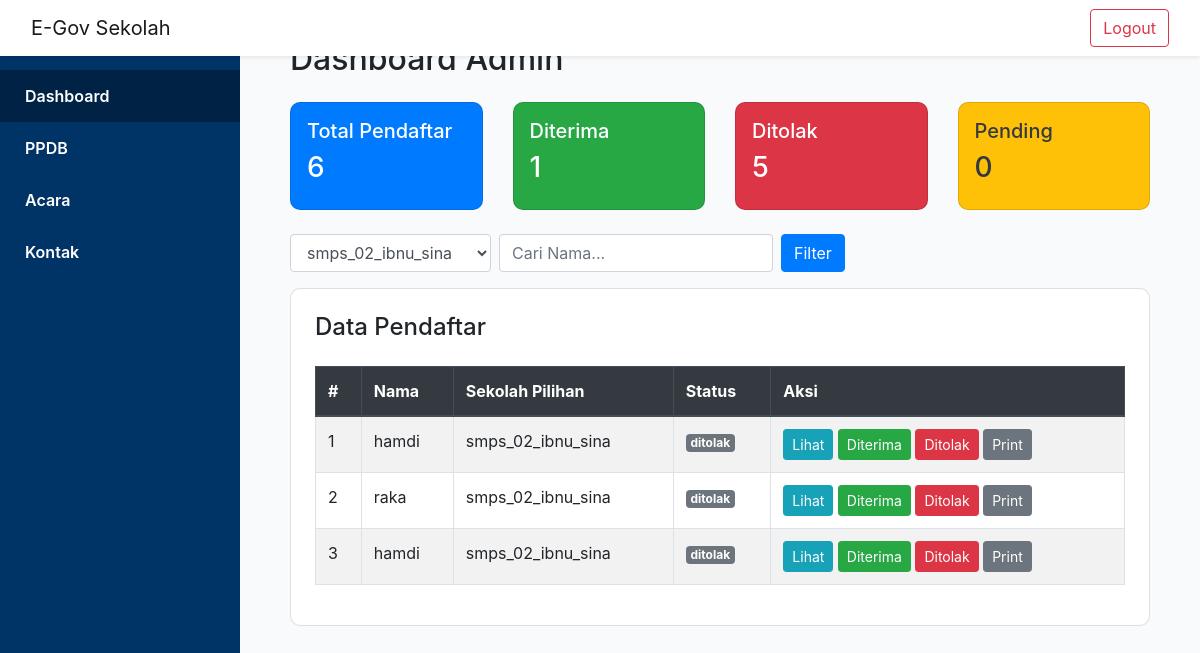
/dashboard/admin.php?sekolah=smps_02_ibnu_sina (signed in), run on the app's committed database.
### tables this page shows
CREATE TABLE `ppdb` (
  `id` int(11) NOT NULL AUTO_INCREMENT,
  `user_id` int(11) DEFAULT NULL,
  `nama_lengkap` varchar(100) DEFAULT NULL,
  `nisn` varchar(20) DEFAULT NULL,
  `nama_orang_tua` varchar(255) DEFAULT NULL,
  `asal_sekolah` varchar(100) DEFAULT NULL,
  `alamat` text DEFAULT NULL,
  `sekolah_pilihan` enum('smps_ibnu_sina','smps_02_ibnu_sina') DEFAULT NULL,
  `status` enum('pending','diterima','ditolak') DEFAULT 'pending',
  `created_at` timestamp NOT NULL DEFAULT current_timestamp(),
  `no_hp` varchar(20) DEFAULT NULL,
  PRIMARY KEY (`id`),
  KEY `user_id` (`user_id`),
  CONSTRAINT `ppdb_ibfk_1` FOREIGN KEY (`user_id`) REFERENCES `users` (`id`)
);

CREATE TABLE `users` (
  `id` int(11) NOT NULL AUTO_INCREMENT,
  `nama` varchar(100) DEFAULT NULL,
  `username` varchar(50) DEFAULT NULL,
  `password` varchar(255) DEFAULT NULL,
  `role` enum('admin','siswa') DEFAULT NULL,
  `sekolah` enum('smps_ibnu_sina','smps_02_ibnu_sina') DEFAULT NULL,
  `created_at` timestamp NOT NULL DEFAULT current_timestamp(),
  PRIMARY KEY (`id`),
  UNIQUE KEY `username` (`username`)
);

### dashboard/admin.php (the view, shortened to what this page needs)
<?php
include '../config/db.php';
$filter_sekolah = isset($_GET['sekolah']) ? $_GET['sekolah'] : '';
$cari_nama = isset($_GET['nama']) ? $_GET['nama'] : '';
$total_pendaftar = $conn->query("SELECT COUNT(*) AS total FROM ppdb")->fetch_assoc()['total'];
$pendaftar_terverifikasi = $conn->query("SELECT COUNT(*) AS total FROM ppdb WHERE status = 'Diterima'")->fetch_assoc()['total'];
$pendaftar_ditolak = $conn->query("SELECT COUNT(*) AS total FROM ppdb WHERE status = 'Ditolak'")->fetch_assoc()['total'];
$pendaftar_pending = $conn->query("SELECT COUNT(*) AS total FROM ppdb WHERE status = 'Pending'")->fetch_assoc()['total'];
$sekolah_options = $conn->query("SELECT DISTINCT sekolah_pilihan FROM ppdb");
?>
<!DOCTYPE html>
<html lang="id">
<head>
    <link href="https://stackpath.bootstrapcdn.com/bootstrap/4.5.2/css/bootstrap.min.css" rel="stylesheet">
</head>
<body>
<nav class="navbar navbar-expand-lg navbar-light bg-white fixed-top shadow-sm">
    <div class="container-fluid">
        <a class="navbar-brand" href="#">E-Gov Sekolah</a>
        <div class="ml-auto">
            <a href="../login/logout.php" class="btn btn-outline-danger">Logout</a>
        </div>
    </div>
</nav>
<div class="sidebar">
    <a href="#" class="active">Dashboard</a>
    <a href="../ppdb/form_ppdb.php">PPDB</a>
    <a href="../pages/acara.php">Acara</a>
    <a href="../pages/kontak.php">Kontak</a>
</div>
<div class="content">
    <h2 class="mb-4">Dashboard Admin</h2>
    <div class="row mb-4">
        <div class="col-md-3">
            <div class="card bg-primary text-white p-3">
                <h5>Total Pendaftar</h5>
                <h3><?= $total_pendaftar ?></h3>
            </div>
        </div>
        <div class="col-md-3">
            <div class="card bg-success text-white p-3">
                <h5>Diterima</h5>
                <h3><?= $pendaftar_terverifikasi ?></h3>
            </div>
        </div>
        <div class="col-md-3">
            <div class="card bg-danger text-white p-3">
                <h5>Ditolak</h5>
                <h3><?= $pendaftar_ditolak ?></h3>
            </div>
        </div>
        <div class="col-md-3">
            <div class="card bg-warning text-dark p-3">
                <h5>Pending</h5>
                <h3><?= $pendaftar_pending ?></h3>
            </div>
        </div>
    </div>
    <form method="GET" class="form-inline mb-3">
        <select name="sekolah" class="form-control mr-2">
            <?php while ($opt = $sekolah_options->fetch_assoc()): ?>
                <option value="<?= $opt['sekolah_pilihan'] ?>" <?= ($filter_sekolah == $opt['sekolah_pilihan']) ? 'selected' : '' ?>>
                    <?= $opt['sekolah_pilihan'] ?>
                </option>
            <?php endwhile; ?>
        </select>
        <input type="text" name="nama" placeholder="Cari Nama..." class="form-control mr-2" value="<?= htmlspecialchars($cari_nama) ?>">
        <button class="btn btn-primary" type="submit">Filter</button>
    </form>
    <div class="card p-4">
        <h4>Data Pendaftar</h4>
        <div class="table-responsive">
            <table class="table table-bordered table-striped mt-3">
                <thead class="thead-dark">
                    <tr>
                        <th>#</th>
                        <th>Nama</th>
                        <th>Sekolah Pilihan</th>
                        <th>Status</th>
                        <th class="no-print">Aksi</th>
                    </tr>
                </thead>
                <tbody>
                <?php
                $no = 1;
                $query_sql = "SELECT ppdb.*, users.nama AS nama_lengkap FROM ppdb JOIN users ON ppdb.user_id = users.id WHERE 1=1";
                if ($filter_sekolah != '') {
                    $filter = $conn->real_escape_string($filter_sekolah);
                    $query_sql .= " AND ppdb.sekolah_pilihan = '$filter'";
                }
                $query_sql .= " ORDER BY ppdb.id DESC";
                $query = $conn->query($query_sql);
                while ($row = $query->fetch_assoc()):
                ?>
                    <tr>
                        <td><?= $no++ ?></td>
                        <td><?= htmlspecialchars($row['nama_lengkap']) ?></td>
                        <td><?= htmlspecialchars($row['sekolah_pilihan']) ?></td>
                        <td>
                            <?php
                            $badge = 'secondary';
                            ?>
                            <span class="badge badge-<?= $badge ?>"><?= $row['status'] ?></span>
                        </td>
                        <td class="no-print">
                            <button class="btn btn-info btn-sm" data-toggle="modal" data-target="#modalDetail<?= $row['id'] ?>">Lihat</button>
                            <form method="post" class="d-inline">
                                <button type="submit" class="btn btn-success btn-sm" onclick="return confirm('Terima pendaftar ini?')">Diterima</button>
                            </form>
                            <form method="post" class="d-inline">
                                <button type="submit" class="btn btn-danger btn-sm" onclick="return confirm('Tolak pendaftar ini?')">Ditolak</button>
                            </form>
                            <button class="btn btn-secondary btn-sm" onclick="printPerson('print-<?= $row['id'] ?>')">Print</button>
                        </td>
                    </tr>
                <?php endwhile; ?>
                </tbody>
            </table>
        </div>
    </div>
</div>
</body>
</html>

### dashboard/admin.php (style rules this page uses)
body { background-color: #f8fafc; }
.sidebar { height: 100vh; position: fixed; width: 240px; background-color: #003366; padding-top: 70px; color: white; }
.sidebar a { color: white; padding: 14px 25px; display: block; font-weight: 600; }
.sidebar a:hover, .sidebar a.active { background-color: #002244; text-decoration: none; }
.content { margin-left: 240px; padding: 40px 50px; }
.card { border-radius: 10px; }

### data on the page
ppdb: user.nama "hamdi", sekolah_pilihan "smps_02_ibnu_sina", status "ditolak"
ppdb: user.nama "raka", sekolah_pilihan "smps_02_ibnu_sina", status "ditolak"
ppdb: user.nama "hamdi", sekolah_pilihan "smps_02_ibnu_sina", status "ditolak"

### other printed values
$total_pendaftar "6"
$pendaftar_terverifikasi "1"
$pendaftar_ditolak "5"
$pendaftar_pending "0"
form field sekolah "smps_02_ibnu_sina"
